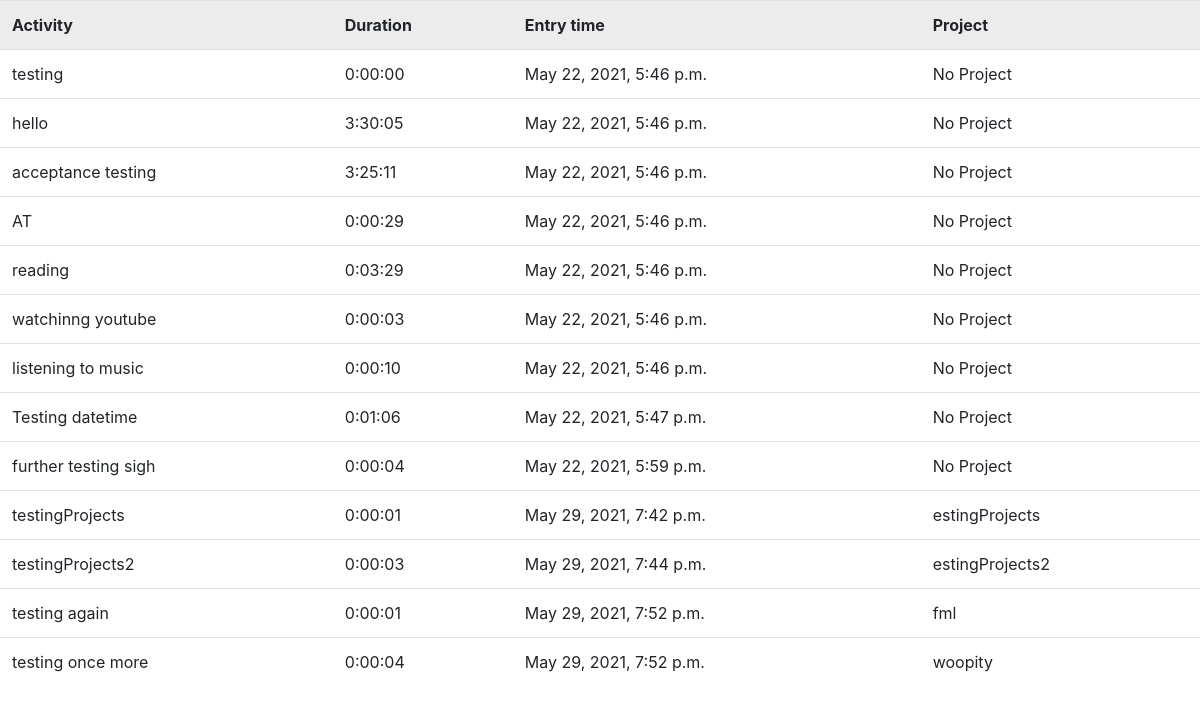
The page /todolist/viewEntries (signed in) on the database as committed earlier.
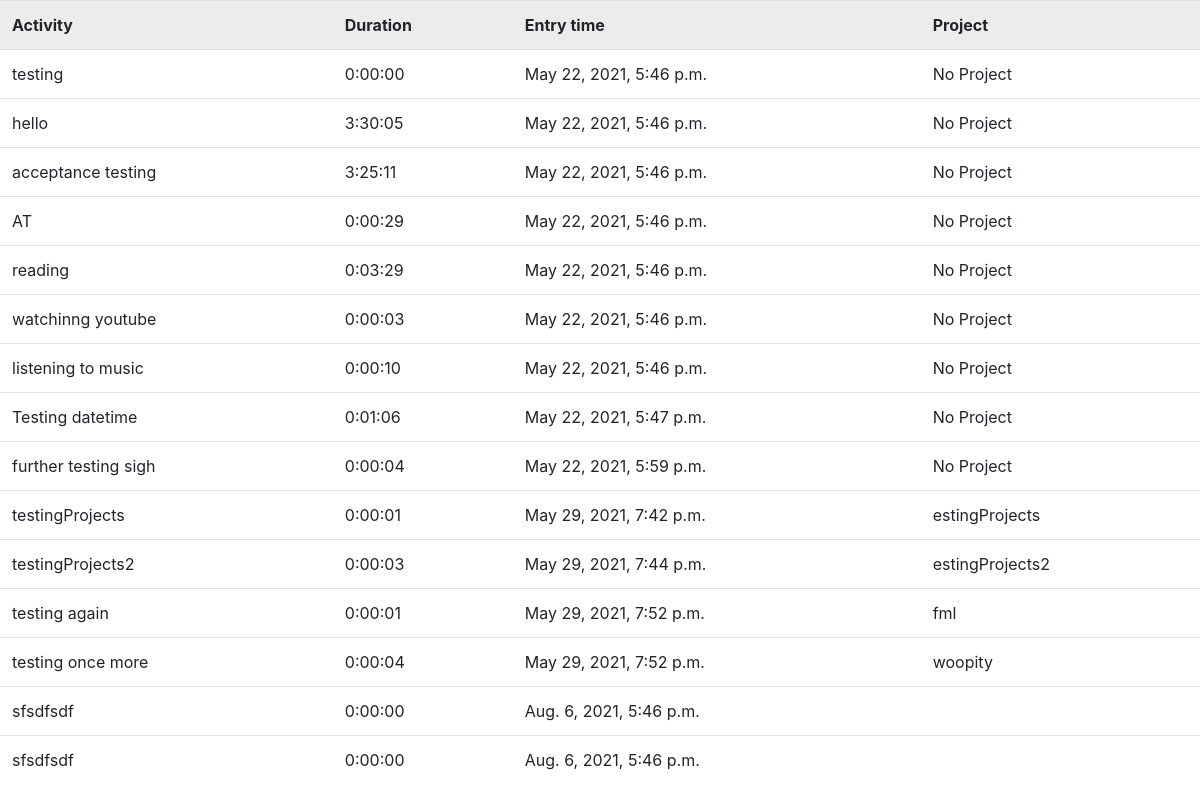
The same page on the database as committed later.
### todolist/models.py (models this page shows)
class todoList(models.Model):
    item = models.CharField(max_length=60)
    userID = models.ForeignKey(settings.AUTH_USER_MODEL, on_delete=models.CASCADE, default = 0)
    duration = models.DurationField(default=timedelta(hours=0, minutes=0, seconds=0))
    entryTime = models.DateTimeField(default=datetime.now)
    associatedProject = models.CharField(max_length=60, default="No Project")

### todolist/views.py (the view)
# urls.py: path('viewEntries', views.viewEntries, name='viewEntries')
@login_required
def viewEntries(request):
    testList = []
    for item in todoList.objects.all():
        if item.userID == request.user:
            testList.append(item)
    return render(request, 'viewEntries.html', context={'timerEntries': testList})

### todolist/templates/todolist/viewEntries.html (shortened to what this page needs)
<!DOCTYPE html>
<html lang="en" dir="ltr">
  <head>
    <link rel="stylesheet" href="https://stackpath.bootstrapcdn.com/bootstrap/4.3.1/css/bootstrap.min.css">
  </head>
  <body>
    <table class="table table-hover">
      <tr>
        <th>Activity</th>
        <th>Duration</th>
        <th>Entry time</th>
        <th>Project</th>
      </tr>
      {% for item in timerEntries %}
        <tr>
          <td>{{item.item}}</td>
          <td>{{item.duration}}</td>
          <td>{{item.entryTime}}</td>
          <td>{{item.associatedProject}}</td>
        </tr>
      {% endfor %}
    </table>
  </body>
</html>

Rows that differ between the two databases and show on the page:
added todoList: item "sfsdfsdf", duration "0:00:00", entryTime "Aug. 6, 2021, 5:46 p.m."
added todoList: item "sfsdfsdf", duration "0:00:00", entryTime "Aug. 6, 2021, 5:46 p.m."
